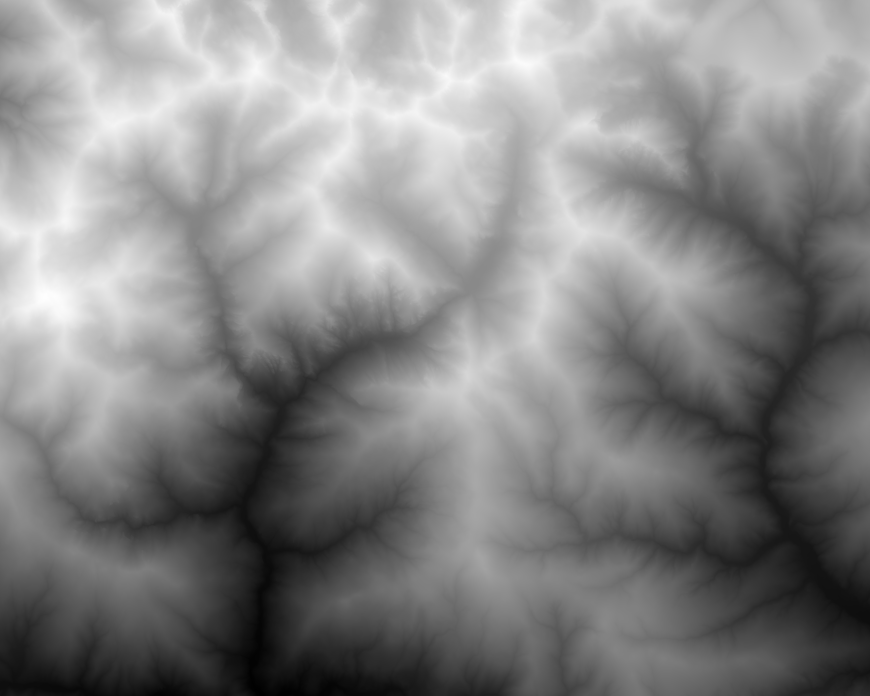
#> input picture TFG/Assets/Terrain/dem_10m.png, 1740 x 1392 px, found by its file name (shown at 1/2 size)
$ python resize_image.py
#> lines starting #> are read from the running program, lines starting #| are printed output that depends on the picture
import numpy as np
from PIL import Image

def crop_and_save_raw(input_path, output_path, crop_left, crop_top, crop_width, crop_height):
    # Carregar la imatge original
#> called with crop_left = 0, crop_top = 0, crop_width = 1024, crop_height = 1024
    image = Image.open(input_path).convert("I;16")  # 'I;16' es el modo de 16 bits
#> image is the input picture: PIL image 1740x1392 I;16; min 112, max 65509, mean 34520.3

    # Retallar la imatge amb les coordenades proporcionades
    cropped_image = image.crop((crop_left, crop_top, crop_left + crop_width, crop_top + crop_height))
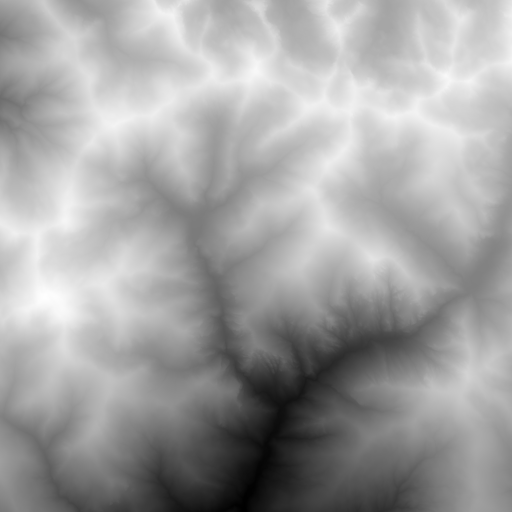
#> cropped_image: PIL image 1024x1024 I;16 (shown at 1/2 size); min 4576, max 65509, mean 43163.6; drawn with min black and max white

    # Convertir a un array de numpy (16 bits) per assegurar-nos que està en el format correcte
    cropped_array = np.array(cropped_image, dtype=np.uint16)

    # Guardar el heightmap com a arxiu RAW de 16 bits
    cropped_array.tofile(output_path)  # Guarda els dades binàries sense capçalera

    print(f"Heightmap retallat i guardat en {output_path} com a arxiu RAW de 16 bits")

# Paràmetres d'entrada
input_path = r"PathDrawing\Tavascan_934-2864\dem_10m.png"  # Ruta de la imatge original
output_path = r"PathDrawing\Tavascan_934-2864\dem_FINAL.raw"  # Ruta per guardar el RAW

# Definir les dimensions del tall
crop_left = 0    # Coordenada X d'inici del tall
crop_top = 0     # Coordenada Y d'inici del tall
crop_width = 1024  # Amplada del tall (ajustar segons necessitat)
crop_height = 1024  # Altura del tall (ajustar segons necessitat)

# Retallar i guardar el nou arxiu d'allaus
crop_and_save_raw(input_path, output_path, crop_left, crop_top, crop_width, crop_height)
